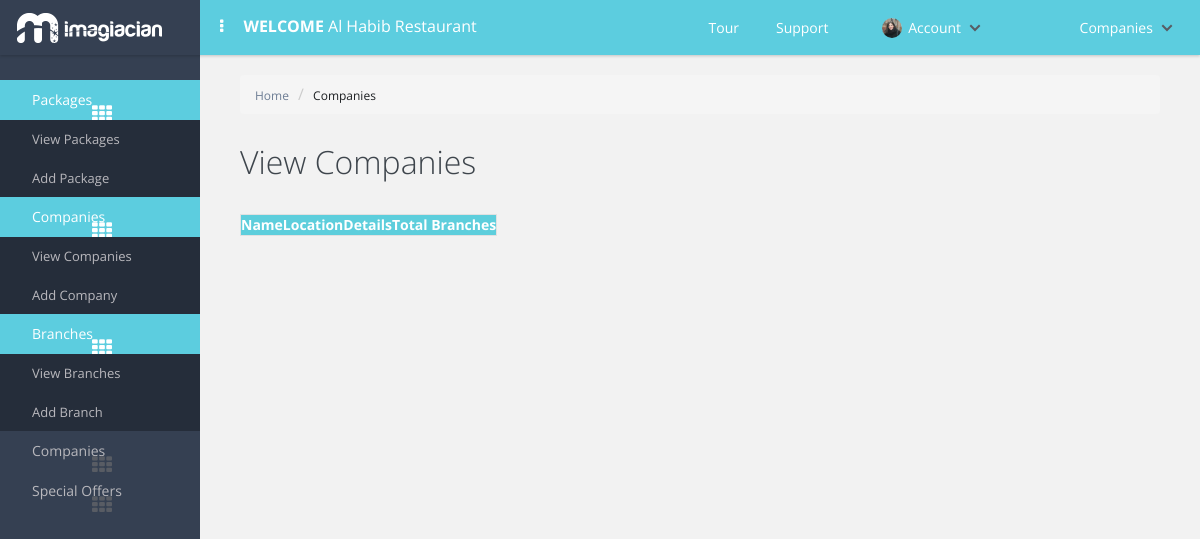
The page /view_company.php (signed in) on the database as committed earlier.
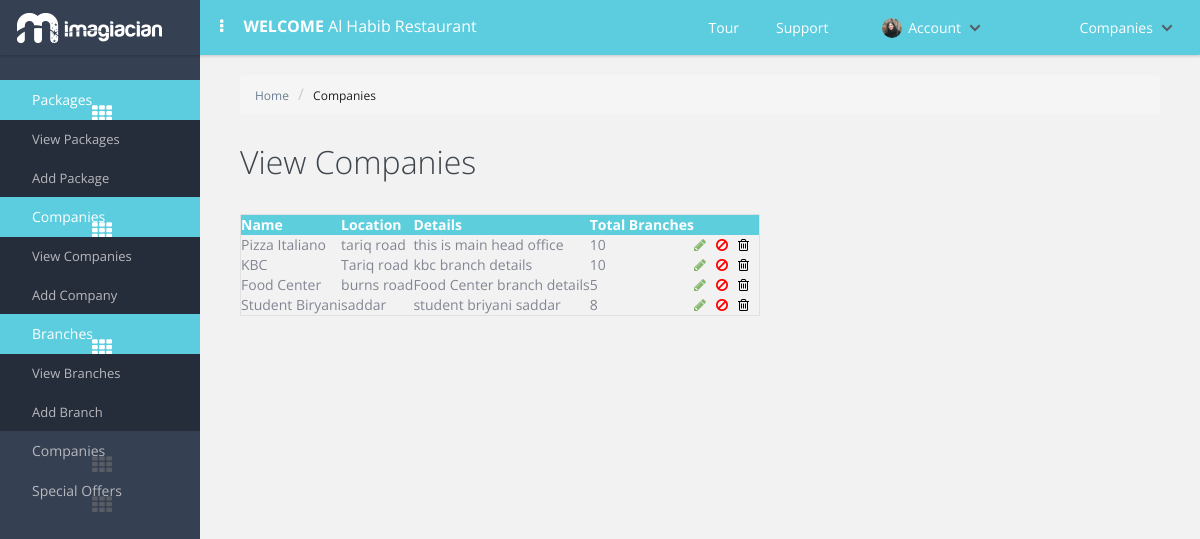
The same page on the database as committed later.
### tables this page shows
CREATE TABLE IF NOT EXISTS `companies` (
  `company_id` int(11) NOT NULL,
  `company_name` varchar(32) NOT NULL,
  `company_location` varchar(32) NOT NULL,
  `company_detail` varchar(32) NOT NULL,
  `company_branch_count` varchar(32) NOT NULL,
  `company_status` varchar(32) NOT NULL
);

### common/class.database.php (called while the page is built, shortened)
<?php
class Database {
    public $_DB;
    public $_query;
    public $_select = array();
    public $_action;
    public $_table;
    public $_force_select_all = false;
    public function __construct() {
        try {
            $this->_DB = new PDO('mysql:host=' . DB_HOST . ';dbname=' . DB_NAME, DB_USER, DB_PASS);
            $this->_DB->setAttribute(PDO::ATTR_ERRMODE, PDO::ERRMODE_EXCEPTION);
        } catch (PDOException $e) {
            echo 'ERROR: ' . $e->getMessage();
        }
    }
    public function query($query) {
        try {
            $this->_query = $this->_DB->prepare(filter_var($query, FILTER_SANITIZE_STRING));
            $this->_query->execute();
            $this->_select = array();
        } catch (PDOException $e) {
            $er = $e->errorInfo;
            echo '<p style="font-family:arial; background:#F00; position:absolute; z-index:10000; color:#FFF; padding:5px;">ERROR: ' . $er[2] . '</p>';
        }
    }
    public function build_query() {
        $query = $this->_action;
        if ($this->_action == 'SELECT') {
            if (!empty($this->_select)) {
                if ($this->_force_select_all == true) {
                    $query .= ' *,';
                }
                foreach ($this->_select as $column_name => $name) {
                    $query .=' ' . $column_name . ' as ' . $name . ', ';
                }
            } else {
                $query .= ' *';
            }
            $query = rtrim($query, ', ');
        }
        if ($this->_action != 'UPDATE' && $this->_action != 'INSERT') {
            $query .= ' FROM ';
        }
        $query .= $this->_table;
        $this->query($query);
    }
    public function all_results($fetch_type = PDO::FETCH_OBJ) {
        return $this->_query->fetchAll($fetch_type);
    }
    public function from($table_name, $num_rows = NULL) {
        $this->_action = 'SELECT';
        $this->_table = $table_name;
        $this->build_query();
    }
}

### classes/class.company.php (called while the page is built, shortened)
<?php
class company extends database
{
	private $table_name;
	function __construct()
	{
		$this->table_name = 'companies';
	}
	public function get_companies($ID = NULL)
	{
		if (isset($ID)) {
			$this->where('company_id',$ID);
			$this->from($this->table_name);
			return $this->result();
		}
		else {
			$this->from($this->table_name);
			return $this->all_results();
		}
	}
}
 ?>

### view_company.php (the view, shortened to what this page needs)
<?php include 'includes/header.php'; ?>
<div class="container-fluide">
	<ul class="breadcrumb">
	    <li><a href="#">Home</a></li>
	    <li><a class="active" href="#">Companies</a></li>
	</ul>
<div class="page-heading">
	<h1>View Companies</h1>
</div>
	<div class="table-responsive custom-table">
		<?php
				$company = new company();
				$results = $company->get_companies();
			?>
		<table id="myTable">
	        <thead>
	          <tr>
	            <th>Name</th>
	             <th>Location</th>
	            <th>Details</th>
	            <th>Total Branches</th>
	            <th></th>
	          </tr>
	        </thead>
	        <tbody>
	        <?php
				foreach($results as $res){
				echo '<tr>';
				echo '<td>'. $res->company_name .'</td>';
				echo '<td>'. $res->company_location .'</td>';
				echo '<td>'. $res->company_detail .'</td>';
				echo '<td>'. $res->company_branch_count .'</td>';
				echo '<td><a class="edit_btn" href="add_company.php?id='.$res->company_id.'"><i class="fa fa-pencil edit-icon"></i>';
	            echo '<i class="fa fa-ban hold-icon"></i>';
	            echo '<i class="fa fa-trash-o delete-icon"></i>';
	            echo '</td>';
				echo '</tr>';
				}
				?>
	        </tbody>
      </table>
	</div>
</div>
<?php include 'includes/footer.php'; ?>

### includes/header.php (shortened to what this page needs)
<!doctype html>
<html lang="en" class="no-js">
<head>
	<link rel="stylesheet" href="//netdna.bootstrapcdn.com/bootstrap/3.3.4/css/bootstrap.min.css">
	<link href="https://cdnjs.cloudflare.com/ajax/libs/font-awesome/4.4.0/css/font-awesome.min.css" rel="stylesheet">
	<link rel="stylesheet" href="assets/codyhouse-menu/css/style.css">
	<link rel="stylesheet" href="assets/css/jquery.dataTables.min.css"></style>
	<link rel="stylesheet" href="assets/css/main-styles.css">
</head>
<body>
<div id="main-wrapper">
<header class="cd-main-header">
	<a href="#0" class="cd-logo"><img src="assets/images/logo.png" alt="Logo"></a>
	<div class="cd-welcome">
		<i class="fa fa-ellipsis-v"></i><strong>Welcome</strong> Al Habib Restaurant
	</div>
	<nav class="cd-nav">
		<ul class="cd-top-nav">
			<li><a href="#0">Tour</a></li>
			<li><a href="#0">Support</a></li>
			<li class="has-children account dropdown dropdown-toggle" data-toggle="dropdown2">
				<a href="#0">
					<img src="assets/codyhouse-menu/img/cd-avatar.png" alt="avatar">
					Account
				</a>
			</li>
			<li class="has-children account ">
				<a href="#0">
					Companies
				</a>
			</li>
		</ul>
	</nav>
</header>
<main class="cd-main-content">
	<nav class="cd-side-nav">
		<ul>
			<li class="has-children active">
				<a href="#0"><i class="fa fa-th"></i> Packages</a>
				<ul>
					<li><a href="view_package.php">View Packages</a></li>
					<li><a href="add_package.php">Add Package</a></li>
				</ul>
			</li>
			<li class="has-children active">
				<a href="#0"><i class="fa fa-th"></i> Companies</a>
				<ul>
					<li><a href="view_company.php">View Companies</a></li>
					<li><a href="add_company.php">Add Company</a></li>
				</ul>
			</li>
			<li class="has-children active">
				<a href="#0"><i class="fa fa-th"></i> Branches</a>
				<ul>
					<li><a href="view_branch.php">View Branches</a></li>
					<li><a href="add_branch.php">Add Branch</a></li>
				</ul>
			</li>
			<li class="has-children ">
				<a href="#0"><i class="fa fa-th"></i> Companies</a>
			</li>
			<li class="has-children">
				<a href="#0"><i class="fa fa-th"></i> Special Offers</a>
			</li>
		</ul>
	</nav>
	<div class="content-wrapper">

### includes/footer.php (shortened to what this page needs)
</div>
</main>
</div>
</body>
</html>

### assets/css/main-styles.css (style rules this page uses)
.cd-main-header { background-color: #5ccddf; color: #fff; }
.cd-main-header a { color: #fff; }
.cd-side-nav li a { font-size: 14px; padding: 10px 10px 10px 32px !important; color: #b9b8bd; }
.cd-side-nav .active a { color: #fff; }
.cd-side-nav .active ul li a { color: #b9b8bd; }
.cd-side-nav li ul li a { font-size: 13px; padding: 8px 10px; color: #b9b8bd; }
.cd-side-nav { background-color: #354052; }
.cd-side-nav > ul { padding-top: 25px; }
.cd-main-header .cd-logo { background-color: #354052; margin: 0; padding: 13px 38px 12px 17px; display: block; border: 0px; }
.has-children ul { background-color: rgb(37, 45, 58); }
.cd-top-nav .has-children { background-color: transparent; }
.cd-welcome .fa { margin: 0 1.25em; }
.cd-welcome strong { font-weight: bold; text-transform: uppercase; }
.cd-welcome { display: inline-block; float: left; height: 100%; margin: 0; padding-top: 15px; }
.breadcrumb a { color: #6e7e95; font-size: 12px; }
.breadcrumb .active { color: #1C1F22!important; }
.cd-side-nav > ul > li > a::before { display: none; }
.cd-side-nav > ul > li > a > i.fa { position: absolute; content: ''; left: 5%; top: 50%; bottom: auto; -webkit-transform: translateY(-50%); -moz-transform: translateY(-50%); -ms-transform: translateY(-50%); -o-transform: translateY(-50%); transform: translateY(-50%); height: 16px; width: 16px; font-size: 17px; color: #585C64; }
.cd-side-nav > ul > li.active > a> i.fa { color: white; }
@media only screen and (min-width: 768px) and (max-device-width : 1169px) { .cd-side-nav > ul > li > a > i.fa { left: 50%; right: auto; -webkit-transform: translateX(-50%); -moz-transform: translateX(-50%); -ms-transform: translateX(-50%); -o-transform: translateX(-50%); transform: translateX(-50%); top: 1.2em; font-size: 20px; } }
.cd-side-nav .active > a { box-shadow: 3px 0 0 #5ccddf inset; background: #5CCDDF; }
.cd-main-content .content-wrapper { padding: 75px 2.5em 2.5em; }
body { background-color: #f2f2f2; }
#myTable { border: 1px solid #e1e1e1; color: #828692; border-radius: 2px; margin-bottom: 25px; font-size: 14px; }
#myTable thead { background: #5dcedc; color: white; }
.custom-table { margin-top: 25px; }
.fa { margin-right: 10px; }
.edit-icon { color: #87B76F; }
.hold-icon { color: red; }
.delete-icon { color: black; }
.page-heading h1 { text-align: left!important; padding: 10px 0px!important; }

Rows that differ between the two databases and show on the page:
added companies: company_name "Pizza Italiano", company_location "tariq road", company_detail "this is main head office", company_branch_count "10"
added companies: company_name "KBC", company_location "Tariq road", company_detail "kbc branch details", company_branch_count "10"
added companies: company_name "Food Center", company_location "burns road", company_detail "Food Center branch details", company_branch_count "5"
added companies: company_name "Student Biryani", company_location "saddar", company_detail "student briyani saddar", company_branch_count "8"
